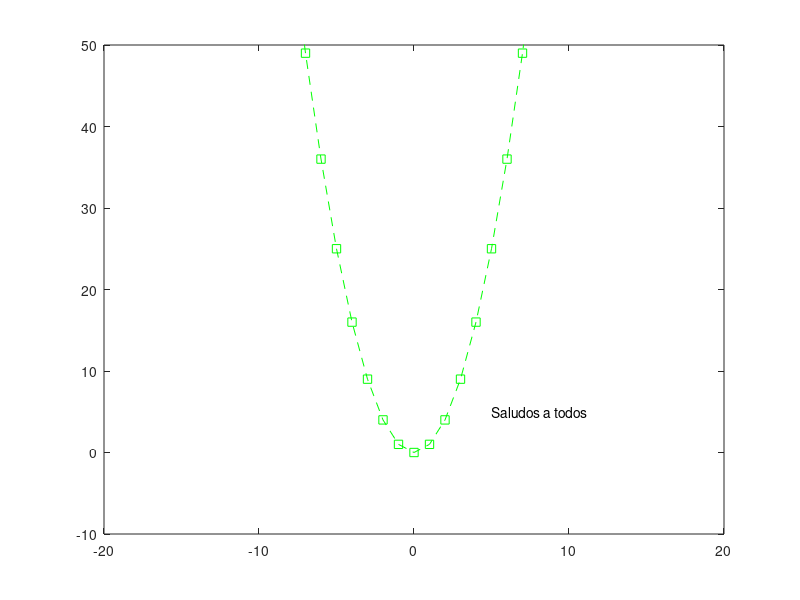

This chart was generated by the following MATLAB code:
x=-10:1:10;
y=x.^2;
#{
plot(x,y)
title('Mi primera grafica')
xlabel('tiempo')
ylabel('posicion')
grid on;
plot(x,y,'-')
plot(x,y,'s')
plot(x,y,'g')
#}
plot(x,y,'--sg')
axis([-20,20,-10,50])
text(5,5,'Saludos a todos')